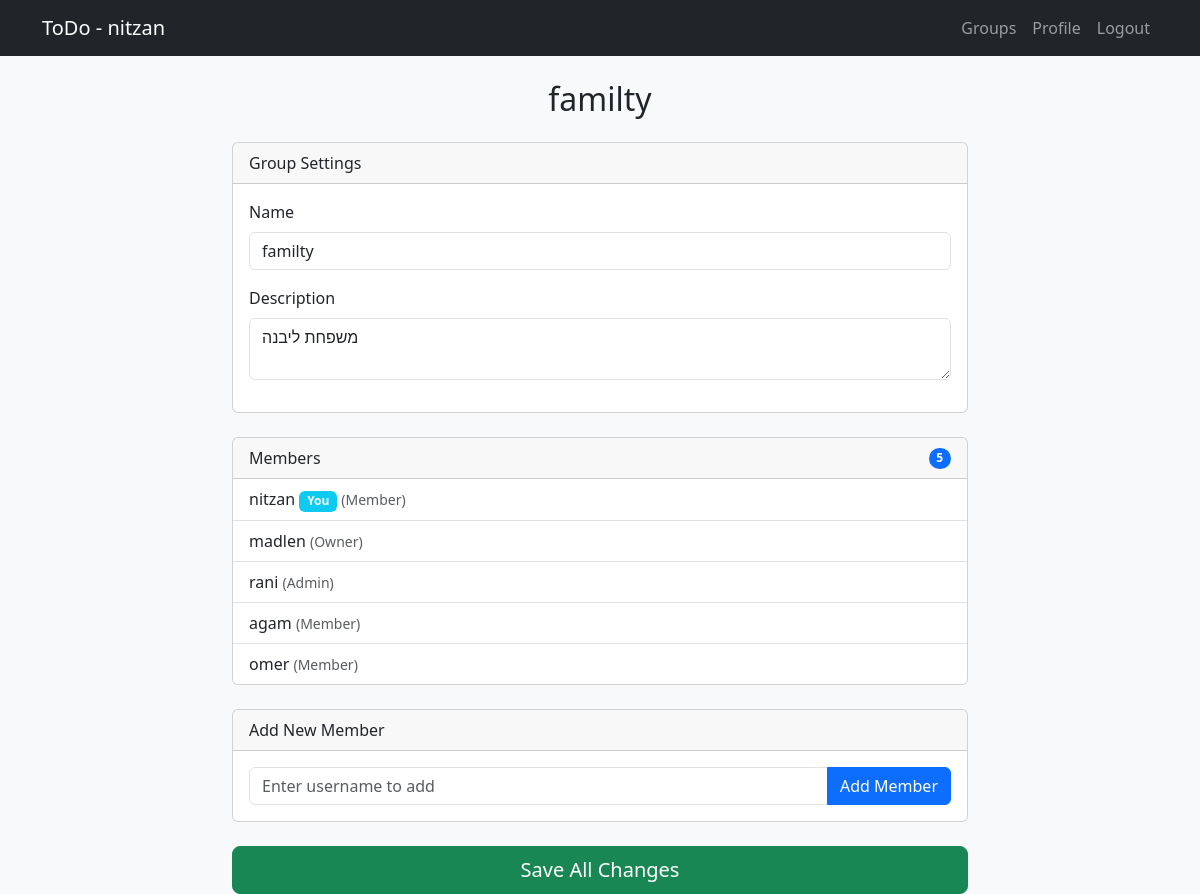
The page /group/2/manage (signed in) on the database its author committed.
### app/models/user.py (models this page shows, shortened)
class User(UserMixin, db.Model):
    __tablename__ = "users"
    id = db.Column(db.Integer, primary_key=True)
    username = db.Column(db.String(12), unique=True, nullable=False)
    password_hash = db.Column(db.String(128), nullable=False)
    user_groups = db.relationship('UserGroup', back_populates='user')

### app/models/group.py (models this page shows, shortened)
class Group(db.Model):
    __tablename__ = "groups"
    id = db.Column(db.Integer, primary_key=True)
    name = db.Column(db.String(50), nullable=False)
    description = db.Column(db.Text)
    group_users = db.relationship('UserGroup', back_populates='group', cascade='all, delete-orphan')
    tasks = db.relationship('Task', backref='group', cascade='all, delete-orphan')
    def get_user_role(self, user_id: int) -> int | None:
        membership = UserGroup.query.filter_by(group_id=self.id, user_id=user_id).first()
        return membership.role if membership else None
    def is_owner(self, user_id: int) -> bool:
        return self.get_user_role(user_id) == 2
    @property
    def members(self) -> list['User | None']:
        return [ug.user for ug in self.group_users]
    @property
    def admins(self) -> list['User | None']:
        return [ug.user for ug in self.group_users if ug.role == 1]

### app/routes/groups.py (the view, shortened to what this page needs)
@groups_bp.route("/group/<int:group_id>/manage", methods=["GET", "POST"])
@login_required
def manage_single_group(group_id: int):
    group = Group.query.get(group_id)
    if not group:
        flash("Group not found", "danger")
        return redirect(url_for("groups.manage_groups"))
    if current_user not in group.members:
        flash("Access denied", "danger")
        return redirect(url_for("groups.manage_groups"))
    form = GroupEditForm(obj=group)
    members = []
    for user in group.members:
        role = "Owner" if group.is_owner(user.id) else "Admin" if user in group.admins else "Member"
        members.append({
            "id": user.id,
            "username": user.username,
            "role": role,
            "is_you": user == current_user
        }
        )
    members.sort(key=lambda x: (0 if x["is_you"] else 1 if x["role"] == "Owner" else 2, x["username"].lower()))
    members.sort(key=lambda x: (
        0 if x["is_you"] else
        1 if x['role'] == "Owner" else
        2 if x['role'] == "Admin" else 3,
        x["username"].lower()
    ))
    return render_template("groups/manage.html", form=form, group=group, members=members)

### app/forms/groups.py
class GroupEditForm(GroupForm):
    submit = SubmitField("Update Group")

### app/extensions.py (called while the page is built)
@login_manager.user_loader
def load_user(user_id):
    from app.models.user import User
    return User.query.get(user_id)

### app/templates/groups/manage.html (shortened to what this page needs)
{% extends "base.html" %}
{% block content %}
<div class="row">
    <div class="col-md-8 offset-md-2">
        <h2 class="text-center mb-4">{{ group.name }}</h2>
        <form method="POST" action="{{ url_for('groups.manage_single_group', group_id=group.id) }}">
            <div class="card mb-4">
                <div class="card-header">Group Settings</div>
                <div class="card-body">
                    <div class="mb-3">
                        {{ form.name.label(class="form-label") }}
                        {{ form.name(class="form-control", readonly=not (group.is_owner(current_user.id) or current_user in group.admins)) }}
                    </div>
                    <div class="mb-3">
                        {{ form.description.label(class="form-label") }}
                        {{ form.description(class="form-control",
                                          readonly=not (group.is_owner(current_user.id) or current_user in group.admins)) }}
                    </div>
                </div>
            </div>
            <div class="card mb-4">
                <div class="card-header d-flex justify-content-between align-items-center">
                    <span>Members</span>
                    <span class="badge bg-primary rounded-pill">{{ members|length }}</span>
                </div>
                <ul class="list-group list-group-flush">
                    {% for member in members %}
                        <li class="list-group-item d-flex justify-content-between align-items-center">
                            <div>
                                {{ member.username }}
                                {% if member.is_you %}
                                    <span class="badge bg-info">You</span>
                                {% endif %}
                                <small class="text-muted">({{ member.role }})</small>
                            </div>
                        </li>
                    {% endfor %}
                </ul>
            </div>
            <div class="card mb-4">
                <div class="card-header">Add New Member</div>
                <div class="card-body">
                    <div class="input-group">
                        <input type="text" class="form-control"
                           id="newMemberUsername"
                           name="new_member_username"
                           placeholder="Enter username to add"
                           aria-label="Username to add">
                        <button type="submit" class="btn btn-primary">
                            Add Member
                        </button>
                    </div>
                </div>
            </div>
            <div class="d-grid">
                <button type="submit" class="btn btn-success btn-lg">
                    Save All Changes
                </button>
            </div>
        </form>
    </div>
</div>
{% endblock %}

### app/templates/base.html (shortened to what this page needs)
<!DOCTYPE html>
<html lang="en">
<head>
    <link href="https://cdn.jsdelivr.net/npm/bootstrap@5.3.0/dist/css/bootstrap.min.css" rel="stylesheet">
</head>
<body class="bg-light">
    <nav class="navbar navbar-expand-lg navbar-dark bg-dark">
        <div class="container">
            <a class="navbar-brand" href="{{ url_for('index.home') }}">
                ToDo{% if current_user.is_authenticated %} - {{ current_user.username }}{% endif %}
            </a>
            <div class="collapse navbar-collapse" id="navbarNav">
                <ul class="navbar-nav ms-auto">
                    {% if current_user.is_authenticated %}
                        <li class="nav-item"><a class="nav-link" href="{{ url_for('groups.manage_groups') }}">Groups</a></li>
                        <li class="nav-item"><a class="nav-link" href="{{ url_for('profile.manage_profile') }}">Profile</a></li>
                        <li class="nav-item"><a class="nav-link" href="{{ url_for('auth.logout') }}">Logout</a></li>
                    {% else %}
                        <li class="nav-item"><a class="nav-link" href="{{ url_for('auth.login') }}">Login</a></li>
                        <li class="nav-item"><a class="nav-link" href="{{ url_for('auth.register') }}">Register</a></li>
                    {% endif %}
                </ul>
            </div>
        </div>
    </nav>
    <div class="container mt-4">
        {% block content %}{% endblock %}
    </div>
</body>
</html>

### rows shown on the page
User: username "nitzan", shows "You", role "Member"
Group: name "familty", description "משפחת ליבנה"
User: username "madlen", role "Owner"
User: username "rani", role "Admin"
User: username "agam", role "Member"
User: username "omer", role "Member"

### other values the page prints
{{ members|length }} "5"
